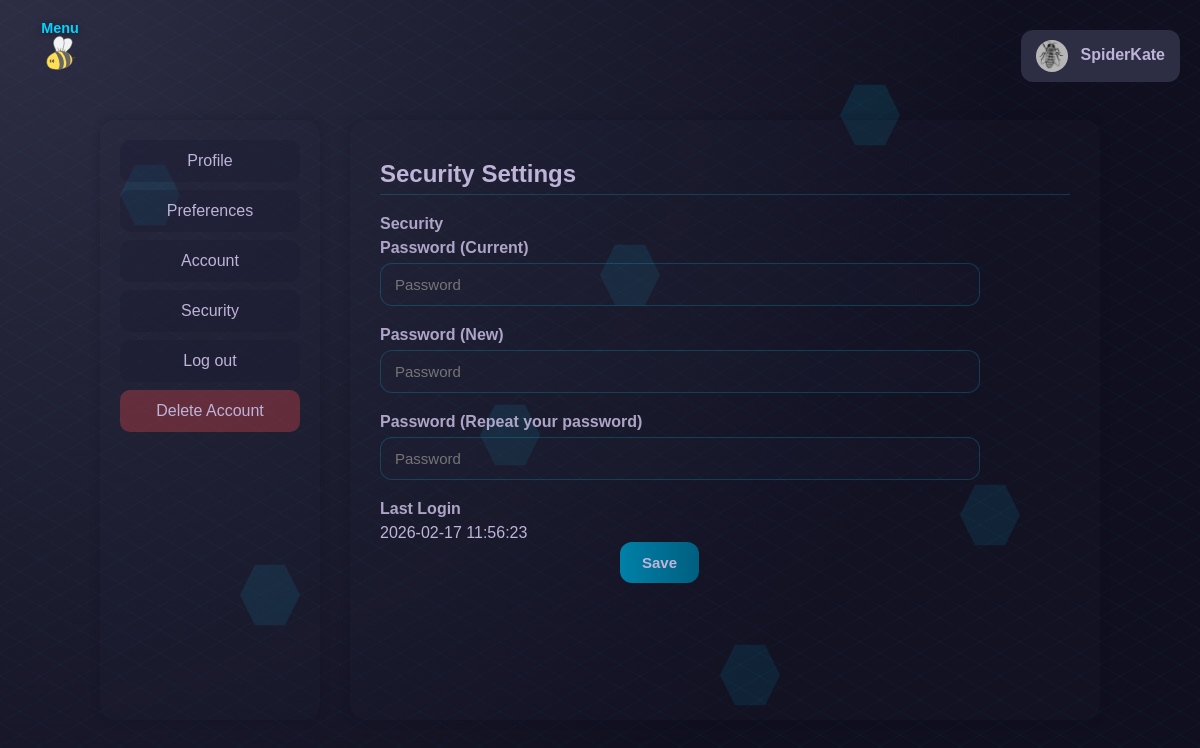
The page /SpiderKate/settings/security (signed in) on the database its author committed.
### tables this page shows
CREATE TABLE users (
    id INTEGER PRIMARY KEY AUTOINCREMENT,
    name TEXT,
    surname TEXT,
    username TEXT NOT NULL,
    email TEXT NOT NULL,
    password TEXT NOT NULL,
    dob TEXT NOT NULL,
    bio TEXT,
    avatar_path TEXT,
    social_links TEXT,
    last_login_at TEXT,
    bee_points INTEGER DEFAULT 5000,
    deleted INTEGER DEFAULT 0,
    deleted_at TEXT,
    recovery_username TEXT
);

### app.py (the view, shortened to what this page needs)
@app.route("/<username>/settings/security", methods=["GET","POST"])
@login_required
@no_trespass
def settingsSecurity(username):
    error = []
    conn = sqlite3.connect('beevy.db')
    cursor = conn.cursor()
    cursor.execute("SELECT id, username, email, password, last_login_at FROM users WHERE username=?",(username,))
    user = cursor.fetchone()
    if not user:
        conn.close()
        flash_translated("flash.user_not_found", "error")
        return "", 404
    conn.close()
    return render_template("settingsSecurity.html", user=user)

### app.py (called while the page is built)
def login_required(f):
    @wraps(f)
    def decorated(*args, **kwargs):
        if 'username' not in session:
            flash_translated("flash.login_first", "error")
            return redirect(url_for("login"))
        return f(*args, **kwargs)
    return decorated

def no_trespass(f):
    @wraps(f)
    def decorated(*args, **kwargs):
        username = kwargs.get('username')
        if session.get('username') != username:
            flash_translated("flash.trespass", "error")
            return redirect(url_for("index"))
        return f(*args, **kwargs)
    return decorated

@app.before_request
def load_logged_in_user():
    g.avatar_path = None
    g.user_theme = 'bee'
    g.user_language = session.get("user_language", "en")
    g.trans = translations
    username = session.get('username')
    if username:
        conn = sqlite3.connect('beevy.db')
        cursor = conn.cursor()
        cursor.execute("SELECT avatar_path FROM users WHERE username=?", (username,))
        row = cursor.fetchone()
        if row and row[0]:
            g.avatar_path = row[0]
        cursor.execute("SELECT theme FROM preferences WHERE user_id = (SELECT id FROM users WHERE username=?)", (username,))
        pref_row = cursor.fetchone()
        if pref_row and pref_row[0]:
            g.user_theme = pref_row[0]
        conn.close()

@app.context_processor
def inject_t():
    def t(key, **kwargs):
        text = translations.get(key, g.user_language, default=key)
        if kwargs:
            text = text.format(**kwargs)
        return text
    return dict(t=t)

### translations.py (called while the page is built)
    def get(self, key, language='en', default=''):
        if language not in self.strings:
            language = 'en'  # Fallback to English
        keys = key.split('.')
        value = self.strings.get(language, {})
        for k in keys:
            if isinstance(value, dict):
                value = value.get(k)
            else:
                return default
        return value if value else default

### templates/settingsSecurity.html (shortened to what this page needs)
{% extends "settings.html" %}
{% block settings_page %}
<h2>{{ t('settings.security_settings') }}</h2>
<form method="POST" id="securityForm">
<label>{{ t('settings.security') }}</label>
<ul class="password">
    <label>{{ t('auth.password') }} ({{ t('messages.current') }})</label>
    <input type="password" name="curPassword" placeholder="{{ t('auth.password') }}" required>
    <label>{{ t('auth.password') }} ({{ t('messages.new') }})</label>
    <input type="password" name="newPassword" placeholder="{{ t('auth.password') }}" required>
    <label>{{ t('auth.password') }} ({{ t('settings.new_password') }})</label>
    <input type="password" name="newPassword2" placeholder="{{ t('auth.password') }}" required>
</ul>
    <label>Last Login</label>
    {{ user[4] }}
    <br>
    <button type="submit" style="margin-left: 40%;">Save</button>
</form>
{% endblock %}

### templates/base.html (shortened to what this page needs)
<!DOCTYPE html>
<html lang="en">
<head>
    <link rel="stylesheet" href="/static/css/base.css">
    {% if g.user_theme and g.user_theme != 'bee' %}
        <link rel="stylesheet" href="/static/css/theme-{{ g.user_theme }}.css">
    {% endif %}
    {% block extra_css %}{% endblock %}
</head>
<div class="hex-bg-container">
        <div class="hex-bg" style="--x:50%; --y:30%; --delay:1s;"></div>
        <div class="hex-bg" style="--x:80%; --y:60%; --delay:2s;"></div>
        <div class="hex-bg" style="--x:20%; --y:70%; --delay:3s;"></div>
        <div class="hex-bg" style="--x:70%; --y:10%; --delay:4s;"></div>
        <div class="hex-bg" style="--x:40%; --y:50%; --delay:5s;"></div>
        <div class="hex-bg" style="--x:60%; --y:80%; --delay:6s;"></div>
    </div>
<body class="{{ page }}">
<img src="/static/images/beee.svg" id="bee-toggle" class="bee-toggle" onclick="toggleSidebar()" alt="bee toggle" title="Menu">
<div class="menu-label">Menu</div>
    {% if session.username %}
<div class="user-menu">
    <div class="user-menu-button" onclick="toggleMenu()">
        {% if g.avatar_path %}
            <div style="position: relative; display: inline-block;">
                <img src="{{ url_for('static', filename=g.avatar_path) }}" class="user-avatar">
                <div style="position: absolute; top:0; left:0; width:100%; height:100%;"></div>
            </div>
        {% else %}
            <div style="position: relative; display: inline-block;">
                <img src="{{ url_for('static', filename='images/default_avatar.png') }}" class="user-avatar">
                <div style="position: absolute; top:0; left:0; width:100%; height:100%;"></div>
            </div>
        {% endif %}
        {{ session.get('username') }}
    </div>
</div>
{% endif %}
<div class="app">
    <main class="content">
        {% block content %}{% endblock %}
    </main>
</div>
</body>
</html>

### static/css/theme-dark.css (style rules this page uses)
:root { --primary-bg: #1a1a2e; --primary-bg-light: #2d2d44; --primary-bg-dark: #0f0f1f; --primary-text: #beb4d8; --text-main: #beb4d8; --text-muted: rgb(190 180 216 / 60%); --accent-color: #00d4ff; --accent-light: #33e0ff; --accent: #00d4ff; --glass-bg: rgb(45 45 68 / 12%); --glass-bg-light: rgb(45 45 68 / 18%); --glass-border: rgb(0 212 255 / 20%); --glass-border-light: rgb(0 212 255 / 30%); --glass-blur: blur(6px); --tool-filter: invert(70%) sepia(100%) saturate(3480%) hue-rotate(245deg) brightness(43%) contrast(50%); --bucket-filter: invert(70%) sepia(100%) saturate(3480%) hue-rotate(235deg) brightness(43%) contrast(50%); --tool-filter-hover: invert(70%) sepia(100%) saturate(7480%) hue-rotate(205deg) brightness(183%) contrast(130%); --bucket-filter-hover: invert(32%) sepia(90%) saturate(2000%) hue-rotate(165deg) brightness(90%) contrast(600%); --span-muted-filter: var(--accent-color); --shadow-accent: 0 0 10px rgb(0 212 255 / 40%); --btn-bg: linear-gradient(90deg, #0080a8, #005f80); --btn-bg-hover: linear-gradient(90deg, #00a0cc, #007aa3); --btn-shadow-hover: 0 0 10px rgb(0 212 255 / 40%); --sidebar-bg: rgb(15 15 31 / 40%); --sidebar-border: rgb(0 212 255 / 15%); --input-bg: rgb(45 45 68 / 20%); --input-bg-focus: rgb(45 45 68 / 30%); --input-border: rgb(0 212 255 / 30%); --input-border-focus: #00d4ff; --input-shadow-focus: 0 0 10px rgb(0 212 255 / 40%); --msg-info-bg: rgb(147 197 253 / 12%); --msg-info-text: #8ccaff; --msg-info-outline: rgb(147 197 253 / 40%); --msg-success-bg: rgb(111 207 151 / 12%); --msg-success-text: #7cd9a3; --msg-success-outline: rgb(111 207 151 / 40%); --msg-error-bg: rgb(248 113 113 / 12%); --msg-error-text: #ff8a8a; --msg-error-outline: rgb(248 113 113 / 40%); --hex-bg: rgb(0 212 255 / 10%); --radius: 18px; --radius-md: 15px; --radius-sm: 12px; --radius-xs: 10px; --transition: 0.3s; }

### static/css/settings.css (style rules this page uses)
.settings-content form { max-width: 600px; }
label { display: block; margin-bottom: 6px; font-weight: 600; color: var(--text-main); opacity: 0.9; }
input[type="text"], input[type="email"], input[type="password"], textarea, select { width: 100%; padding: 12px 14px; border-radius: var(--radius-sm); border: 1px solid var(--glass-border); background: var(--glass); color: var(--text-main); margin-bottom: 20px; transition: var(--transition); font-size: 15px; }
.settings-content button { background: var(--btn-bg); color: var(--text-main); padding: 12px 22px; border: none; border-radius: var(--radius-sm); cursor: pointer; transition: var(--transition); font-weight: bold; font-size: 15px; }
.settings-content h2 { margin-bottom: 20px; font-size: 24px; font-weight: 700; padding-bottom: 6px; border-bottom: 1px solid var(--glass-border); }

### rows shown on the page
users: avatar_path (picture), get "SpiderKate", last_login_at "2026-02-17 11:56:23"

### other values the page prints
{{ t('nav.profile') }} "Profile"
{{ t('settings.preferences_settings') }} "Preferences"
{{ t('settings.account') }} "Account"
{{ t('settings.security') }} "Security"
{{ t('nav.logout') }} "Log out"
{{ t('settings.delete_account') }} "Delete Account"
{{ t('settings.security_settings') }} "Security Settings"
{{ t('auth.password') }} "Password"
{{ t('messages.current') }} "Current"
{{ t('messages.new') }} "New"
{{ t('settings.new_password') }} "Repeat your password"
